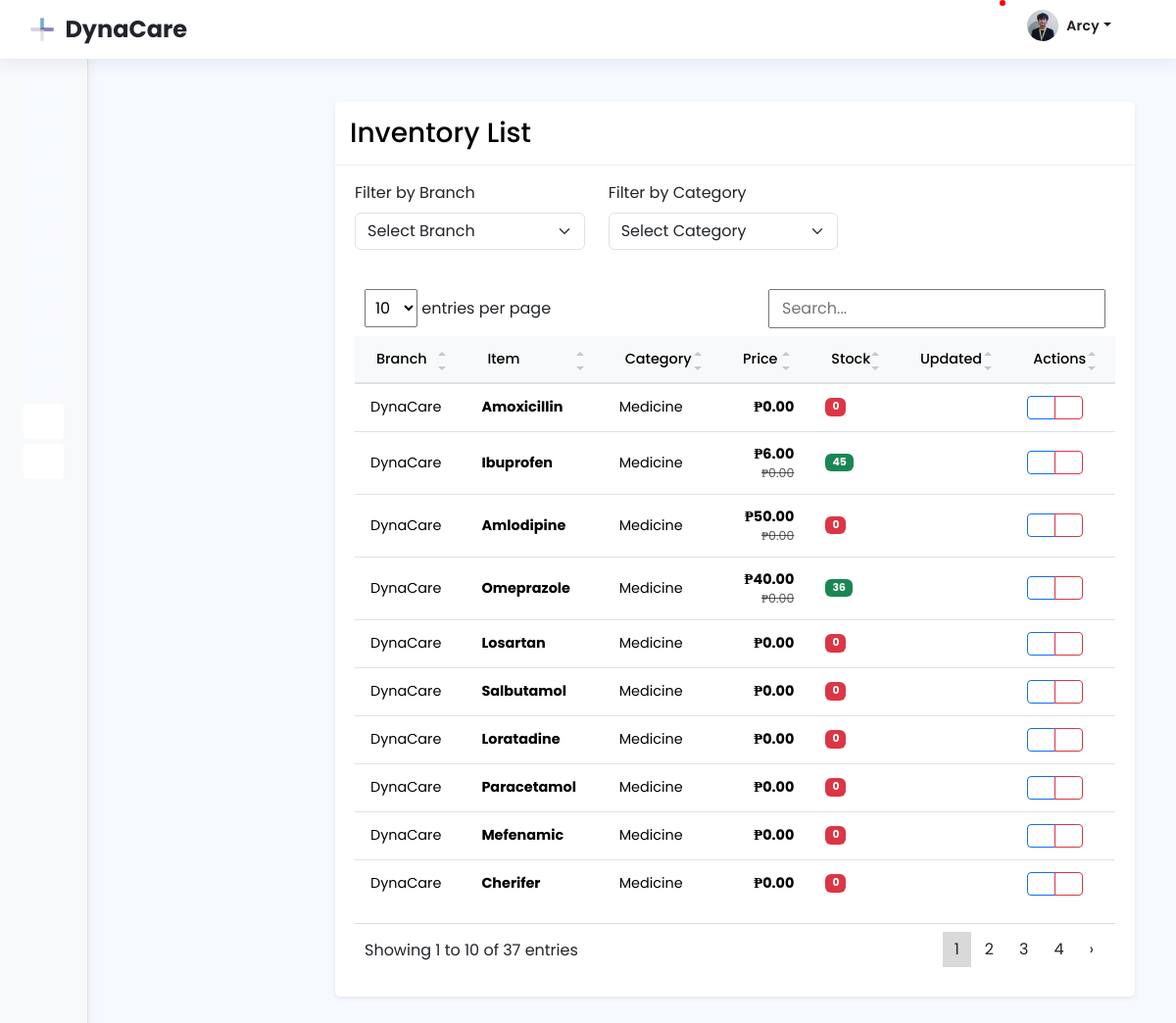
Before: /inventory/inventory_table.php (signed in) with the older database file.
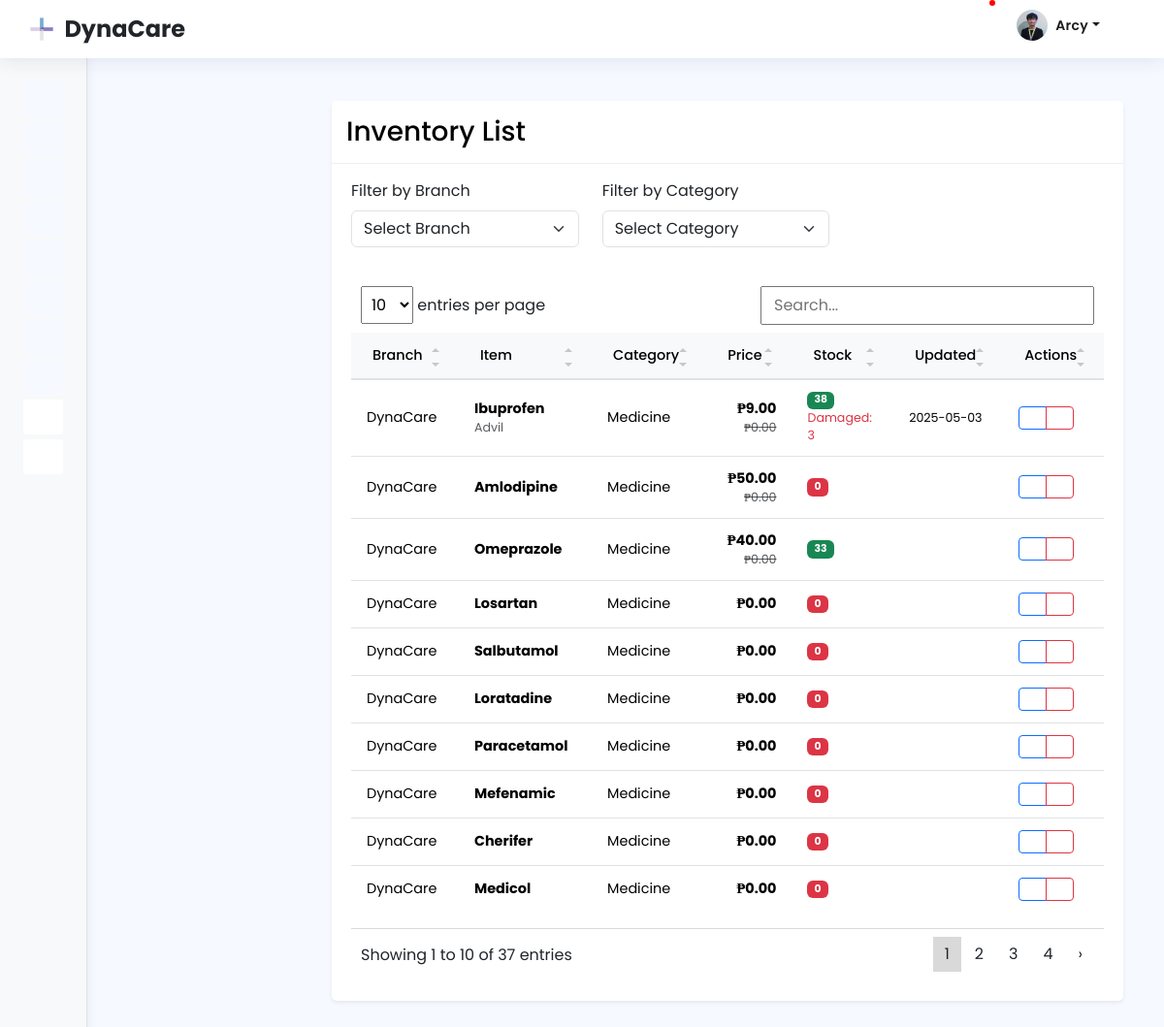
After: the same page with the newer database file.
### tables this page shows
CREATE TABLE `inventory` (
  `id` int(11) NOT NULL,
  `products_id` int(11) NOT NULL,
  `avail_stock` int(11) NOT NULL DEFAULT 0,
  `damage_stock` int(11) NOT NULL DEFAULT 0,
  `release_stock` int(11) NOT NULL DEFAULT 0,
  `price` decimal(10,2) NOT NULL,
  `delivery_price` decimal(10,2) NOT NULL,
  `batch` varchar(100) NOT NULL,
  `dosage` varchar(100) NOT NULL,
  `old_price` decimal(10,2) NOT NULL,
  `brand` varchar(100) NOT NULL,
  `received` varchar(100) NOT NULL,
  `branches_id` int(20) NOT NULL,
  `unit_measure` varchar(50) DEFAULT NULL,
  `material_type` varchar(50) DEFAULT NULL,
  `supplier` varchar(255) DEFAULT NULL,
  `storage_instructions` text DEFAULT NULL,
  `sku` varchar(100) DEFAULT NULL,
  `reorder_level` int(11) DEFAULT NULL,
  `purchase_date` date DEFAULT NULL,
  `acquisition_cost` decimal(10,2) DEFAULT NULL,
  `warranty_details` text DEFAULT NULL,
  `strength` varchar(50) DEFAULT NULL,
  `generic_name` varchar(100) DEFAULT NULL,
  `supply_type` varchar(50) DEFAULT NULL,
  `size` varchar(50) DEFAULT NULL,
  `model_number` varchar(50) DEFAULT NULL,
  `warranty` varchar(50) DEFAULT NULL,
  `dosage_form_id` int(11) DEFAULT NULL
);

CREATE TABLE `branches` (
  `id` int(20) NOT NULL,
  `branch_name` varchar(20) NOT NULL
);

CREATE TABLE `products` (
  `id` int(20) NOT NULL,
  `product_name` varchar(150) NOT NULL,
  `categories_id` int(150) NOT NULL,
  `price` decimal(24,0) NOT NULL,
  `expiration_date` date NOT NULL,
  `batch` varchar(45) NOT NULL,
  `supplier` varchar(45) NOT NULL,
  `branches_id` int(20) NOT NULL,
  `type` varchar(255) DEFAULT NULL,
  `generic_name` varchar(255) DEFAULT NULL,
  `dosage` varchar(255) DEFAULT NULL,
  `form` varchar(255) DEFAULT NULL,
  `strength` varchar(255) DEFAULT NULL,
  `route_of_administration` varchar(255) DEFAULT NULL,
  `manufacturer` varchar(255) DEFAULT NULL,
  `prescription_required` varchar(3) DEFAULT NULL,
  `side_effects` text DEFAULT NULL,
  `contraindications` text DEFAULT NULL,
  `storage_instructions` text DEFAULT NULL,
  `active_ingredients` text DEFAULT NULL,
  `sku` varchar(255) DEFAULT NULL,
  `packaging_type` varchar(255) DEFAULT NULL,
  `material_type` varchar(255) DEFAULT NULL,
  `specifications` text DEFAULT NULL,
  `supplier_name` varchar(255) DEFAULT NULL,
  `warranty` varchar(255) DEFAULT NULL,
  `usage_instructions` text DEFAULT NULL
);

CREATE TABLE `categories` (
  `id` int(20) NOT NULL,
  `category_name` varchar(20) NOT NULL
);

### inventory/inventory_table.php (the view, shortened to what the changed rows need)
<?php
include "../db_conn.php";
$sql = "SELECT i.id, i.avail_stock, i.price, i.damage_stock, i.delivery_price,
               p.product_name, p.expiration_date, b.branch_name, c.category_name,
               i.batch, i.dosage, i.old_price, i.brand, i.received
        FROM inventory i
        INNER JOIN products p ON i.products_id = p.id
        INNER JOIN branches b ON i.branches_id = b.id
        INNER JOIN categories c ON p.categories_id = c.id";
$stmt = $con->prepare($sql);
$stmt->execute();
$result = $stmt->get_result();
include '../includes/header.php';
include '../includes/footer.php';
?>
<main id="main" class="main">
    <section class="dashboard section">
        <div class="container">
            <div class="justify-content-center row">
                <div class="col-lg-12">
                    <div class="shadow-sm card">
                        <div class="card-body">
                            <div class="table-responsive">
                                <table id="myTable" class="table table-hover">
                                    <thead>
                                        <tr>
                                            <th>Branch</th>
                                            <th>Item</th>
                                            <th>Category</th>
                                            <th>Price</th>
                                            <th>Stock</th>
                                            <th>Updated</th>
                                            <th>Actions</th>
                                        </tr>
                                    </thead>
                                    <tbody>
                                        <?php
                                        if ($result->num_rows > 0) {
                                            while ($row = $result->fetch_assoc()) {
                                                echo "<tr>
                                                    <td>" . htmlspecialchars($row['branch_name']) . "</td>
                                                    <td>
                                                        <strong>" . htmlspecialchars($row['product_name']) . "</strong>
                                                        " . ($row['brand'] ? "<br><small class='text-muted'>" . htmlspecialchars($row['brand']) . "</small>" : "") . "
                                                    </td>
                                                    <td>" . htmlspecialchars($row['category_name']) . "</td>
                                                    <td style='text-align: right;'>
                                                        <strong>₱" . number_format($row['price'], 2) . "</strong>
                                                        " . ($row['old_price'] && $row['old_price'] != $row['price'] ?
                                                            "<br><small class='text-muted text-decoration-line-through'>₱" . number_format($row['old_price'], 2) . "</small>"
                                                            : "") . "
                                                    </td>
                                                    <td>
                                                        <span class='badge bg-" . ($row['avail_stock'] > 10 ? 'success' : ($row['avail_stock'] > 0 ? 'warning' : 'danger')) . "'>
                                                            " . $row['avail_stock'] . "
                                                        </span>
                                                        " . ($row['damage_stock'] > 0 ?
                                                            "<br><small class='text-danger'>Damaged: " . $row['damage_stock'] . "</small>"
                                                            : "") . "
                                                    </td>
                                                    <td class='medicine-column'>" . ($row['expiration_date'] ?? '-') . "</td>
                                                    <td class='medicine-column'>" . ($row['batch'] ?? '-') . "</td>
                                                    <td><small>" . $row['received'] . "</small></td>
                                                    <td>
                                                        <div class='btn-group btn-group-sm'>
                                                            <a href='update_inventory.php?id=" . $row['id'] . "' class='btn btn-outline-primary'>
                                                                <i class='bi bi-pencil'></i>
                                                            </a>
                                                            <a href='delete.php?id=" . $row['id'] . "' class='btn btn-outline-danger' onclick='return confirm(\"Are you sure?\")'>
                                                                <i class='bi bi-trash'></i>
                                                            </a>
                                                        </div>
                                                    </td>
                                                </tr>";
                                            }
                                        } else {
                                            echo "<tr><td colspan='9' class='text-center py-4 text-muted'>No inventory records found</td></tr>";
                                        }
                                        ?>
                                    </tbody>
                                </table>
                            </div>
                        </div>
                    </div>
                </div>
            </div>
        </div>
    </section>
</main>

Changed rows visible on the page:
no longer on this page (row edited): inventory: branches.branch_name "DynaCare", products.product_name "Amoxicillin", categories.category_name "Medicine", price "0.00", avail_stock "0"
changed inventory "Ibuprofen": brand (not shown) → "Advil"; price "6.00" → "9.00"; avail_stock "45" → "38"; damage_stock (not shown) → "3"; received (not shown) → "2025-05-03"
changed inventory "Omeprazole": avail_stock "36" → "33"
added inventory: branches.branch_name "DynaCare", products.product_name "Medicol", categories.category_name "Medicine", price "0.00", avail_stock "0"
